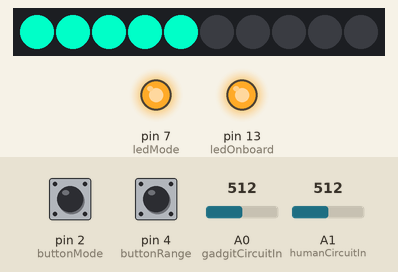
This sketch was run on a simulated Arduino Uno, built with avr-gcc and run on an emulated ATmega328P. Parts: 10 RGB LEDs in strip order, left to right, output pins drawn as LEDs (lit = HIGH). Inputs (shaded band) come from the test bench; at power-on: pin 2 (buttonMode) LOW, A1 (humanCircuitIn) = 512, pin 4 (buttonRange) LOW, A0 (gadgitCircuitIn) = 512. What the sketch prints to the serial monitor is not drawn.

Above: at 1.2 s.
1.3 s: pin 2 (buttonMode) pulled HIGH for 0.15 s
At 1.6 s:
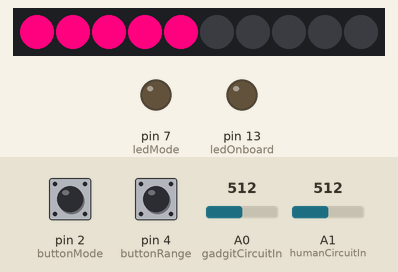
2.9 s: A1 (humanCircuitIn) set to 109
At 4.1 s:
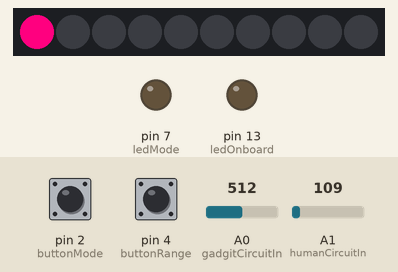
4.4 s: A1 (humanCircuitIn) set to 91
At 5.1 s:
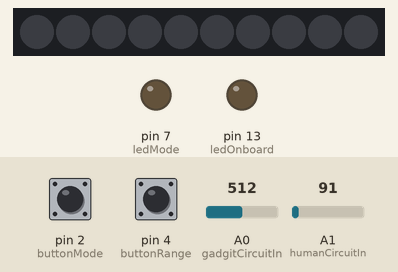
5.9 s: A1 (humanCircuitIn) set to 1023
At 6.3 s:
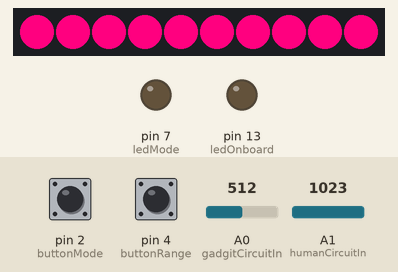
7.4 s: pin 4 (buttonRange) pulled HIGH for 0.15 s
10.5 s: A0 (gadgitCircuitIn) set to 988
At 11.1 s:
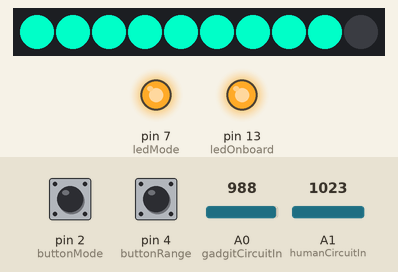
12.0 s: A0 (gadgitCircuitIn) set to 1013
At 13.3 s:
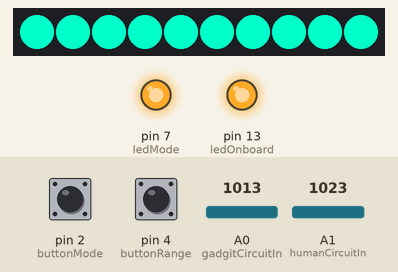
Timing chart, 0 to 14.5 s (numbered marks = the images above; inputs shaded):
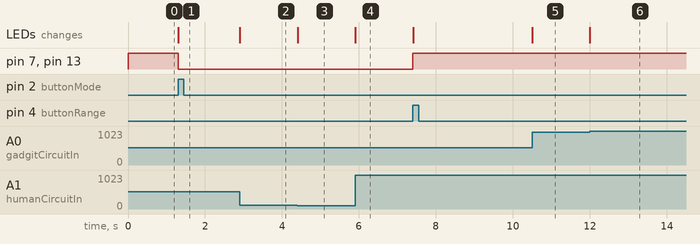

The sketch:

_03_buttonModeLedStrip.ino
```cpp
#include <Adafruit_NeoPixel.h>

/* still in progress */

//define all pins
#define buttonMode   2
#define buttonRange  4
#define ledStrip     6
#define ledMode      7
#define audioOut     8
#define ledOnboard   13
#define gadgitCircuitIn A0
#define humanCircuitIn  A1

//modes could be 0 - 8
uint8_t currentMode = 0;

//current sensor value, regardless of human or not
int currentVal = 0;

//setup neopixel strip
#define numStripLEDs 10//how many LEDs long
Adafruit_NeoPixel strip = Adafruit_NeoPixel(numStripLEDs, ledStrip, NEO_GRB + NEO_KHZ800);

void setup(){
  pinMode(buttonMode, INPUT);
  pinMode(buttonRange, INPUT);
  pinMode(ledMode, OUTPUT);
  pinMode(ledOnboard, OUTPUT);

  strip.begin();
  strip.show(); // Initialize all pixels to 'off'

  Serial.begin(57600);
}

void loop(){

  /* update buttons and mode LEDs */
  updateButtons();
  updateModeLeds();

  switch(currentMode){

  case 0: //--- REGULAR GADGIT MODE ---
    digitalWrite(ledOnboard, HIGH);
    currentVal = analogRead(gadgitCircuitIn);
    //TODO: map currentVal to 0-1000 or 0-100 or something even

    colorWipe(strip.Color(0,255,200), currentVal); //color bar at blue/green

    Serial.print("GADGIT currentVal:\t");
    Serial.println(currentVal);

    break;

  case 1: //--- HUMAN CIRCUIT MODE ---
    digitalWrite(ledOnboard, LOW);
    currentVal = analogRead(humanCircuitIn);
    //TODO: map currentVal to 0-1000 or 0-100 or something even

    colorWipe(strip.Color(255,0,127), currentVal); //color bar at purple

    Serial.print("HUMAN currentVal:\t");
    Serial.println(currentVal);

    break;
  }
}

void updateButtons(){
  /* check both buttons, set the global currentMode to
   * whichever button has last been pressed   */

  int currModeBut = digitalRead(buttonMode);
  if(currModeBut) currentMode = 1;

  int currRangeBut = digitalRead(buttonRange);
  if(currRangeBut) currentMode = 0;
}


void updateModeLeds(){
  /* check current mode and turn on correct modeLED */
  if(currentMode == 0)  digitalWrite(ledMode, HIGH);
  else digitalWrite(ledMode, LOW);
}
```

neopixels.ino
```cpp
// Fill the dots one after the other with a color
void colorWipe(uint32_t c, int val) {
   //assumes val is 0 - 1000, and that we have 10 LEDs
   //TODO: map this properly

  int numLedsToLight = int(val/100);

  for(uint16_t i=0; i<numLedsToLight; i++) {
      strip.setPixelColor(i, c);
  }

  for(uint16_t i=numLedsToLight; i<strip.numPixels(); i++) {
      strip.setPixelColor(i, 0);
  }

  strip.show();
 // delay(10);
}


void setRainbowToVal(int val){
 //assumes val is 0 - 1000
  uint16_t i, j;
  int numLedsToLight = val/1000;

//  for(j=0; j<256; j++) {
    for(i=0; i<val; i++) {
      strip.setPixelColor(i, Wheel((i+125) & 255));
    }
    strip.show();
    delay(10);
//  }
}


void rainbow(uint8_t wait) {
  uint16_t i, j;

  for(j=0; j<256; j++) {
    for(i=0; i<strip.numPixels(); i++) {
      strip.setPixelColor(i, Wheel((i+j) & 255));
    }
    strip.show();
    delay(wait);
  }
}


// Slightly different, this makes the rainbow equally distributed throughout
void rainbowCycle(uint8_t wait) {
  uint16_t i, j;

  for(j=0; j<256*5; j++) { // 5 cycles of all colors on wheel
    for(i=0; i< strip.numPixels(); i++) {
      strip.setPixelColor(i, Wheel(((i * 256 / strip.numPixels()) + j) & 255));
    }
    strip.show();
    delay(wait);
  }
}

// Input a value 0 to 255 to get a color value.
// The colours are a transition r - g - b - back to r.
uint32_t Wheel(byte WheelPos) {
  if(WheelPos < 85) {
   return strip.Color(WheelPos * 3, 255 - WheelPos * 3, 0);
  } else if(WheelPos < 170) {
   WheelPos -= 85;
   return strip.Color(255 - WheelPos * 3, 0, WheelPos * 3);
  } else {
   WheelPos -= 170;
   return strip.Color(0, WheelPos * 3, 255 - WheelPos * 3);
  }
}
```

Measured:
- the behaviour switches between 100 and 99 on A1 (humanCircuitIn) (found by bisection; images 2 and 3)
- the behaviour switches between 999 and 1000 on A0 (gadgitCircuitIn) (found by bisection; images 5 and 6)
- after the input at 1.3 s, pin 7 (ledMode), pin 13 (ledOnboard): HIGH → LOW at once; the LEDs: change at once (image 1)
- after the input at 2.9 s, the LEDs: change at once (image 2)
- after the input at 4.4 s, the LEDs: change at once (image 3)
- after the input at 5.9 s, the LEDs: change at once (image 4)
- after the input at 7.4 s, pin 7 (ledMode), pin 13 (ledOnboard): LOW → HIGH at once
- after the input at 10.5 s, the LEDs: change at once (image 5)
- after the input at 12.0 s, the LEDs: change at once (image 6)
